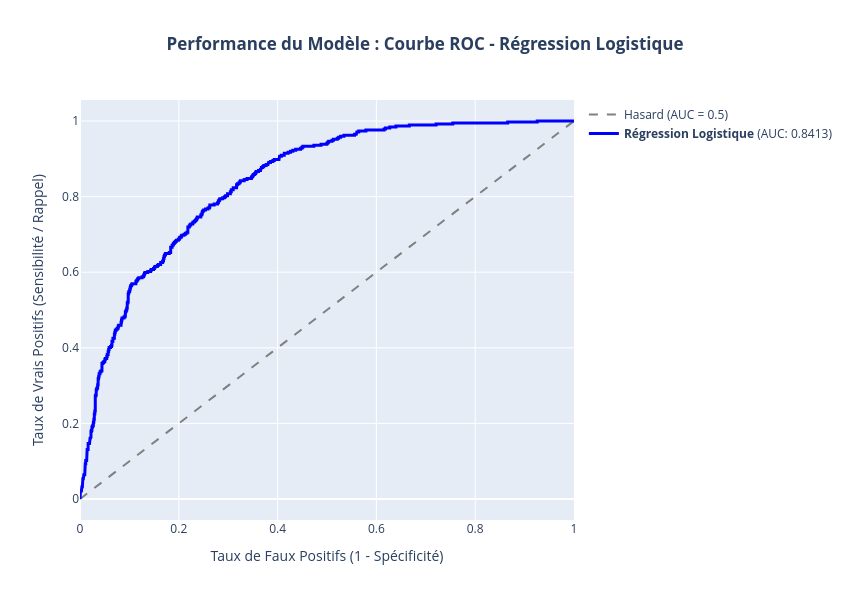

The notebook cell this image was saved under:
### Markdown cell above
### 3.2 Évaluation du pouvoir séparateur (Courbes ROC)

### Code cell
#Calcul des probabilités de la classe 1
y_test_baseline_proba_1 = model_baseline.predict_proba(X_test)[:,1]

#tracer la courve roc
tracer_courbes_roc(y_test, y_test_baseline_proba_1, "Régression Logistique")

### Figure 1 — Plotly figure (JSON) as saved in the notebook; plotly's stock layout.template omitted (floating-point values rounded to 4 significant figures; data arrays with more than 128 entries replaced by an {"elided": "..."} marker saying what was removed)
{"data": [{"line": {"color": "gray", "dash": "dash"}, "mode": "lines", "name": "Hasard (AUC = 0.5)", "type": "scatter", "x": [0, 1], "y": [0, 1]}, {"line": {"color": "blue", "width": 3}, "mode": "lines", "name": "<b>Régression Logistique</b> (AUC: 0.8413)", "type": "scatter", "x": {"elided": "424 float values"}, "y": {"elided": "424 float values"}}], "layout": {"height": 600, "title": {"text": "<b>Performance du Modèle : Courbe ROC - Régression Logistique</b>", "x": 0.5, "xanchor": "center"}, "width": 850, "xaxis": {"title": {"text": "Taux de Faux Positifs (1 - Spécificité)"}}, "yaxis": {"title": {"text": "Taux de Vrais Positifs (Sensibilité / Rappel)"}}}}
